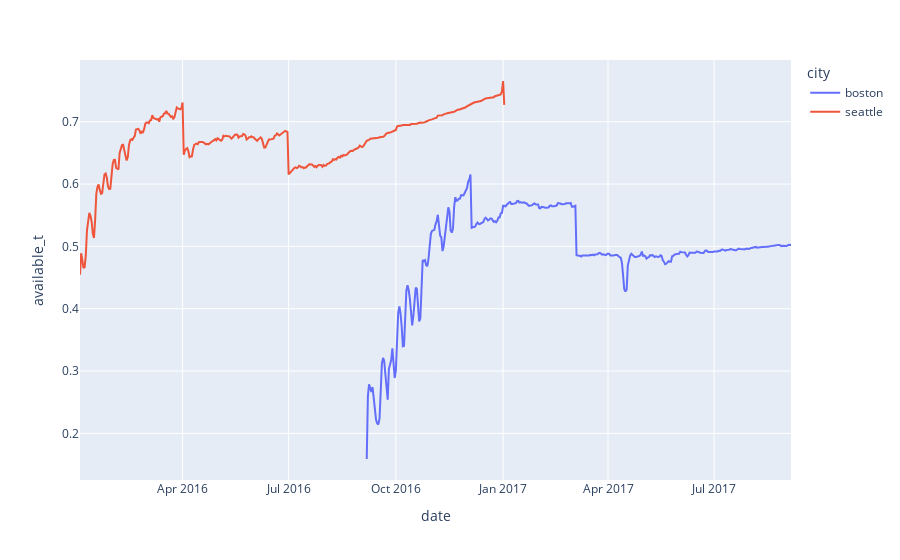

This figure's notebook cell:
### Markdown cell above
### Analyze and Vizualize

### Code cell
# Using Plotly Express, which is an interactive data vizualition tool, we can plot our results
fig = px.line(mean_avail_prices, x=mean_avail_prices.index, y="available_t", color='city')
fig.show()

### Figure 1 — Plotly figure (JSON) as saved in the notebook; plotly's stock layout.template omitted (floating-point values rounded to 4 significant figures; data arrays with more than 128 entries replaced by an {"elided": "..."} marker saying what was removed)
{"data": [{"hovertemplate": "city=boston<br>date=%{x}<br>available_t=%{y}<extra></extra>", "legendgroup": "boston", "line": {"color": "#636efa", "dash": "solid"}, "mode": "lines", "name": "boston", "orientation": "v", "showlegend": true, "type": "scatter", "x": {"elided": "365 str values"}, "xaxis": "x", "y": {"elided": "365 float values"}, "yaxis": "y"}, {"hovertemplate": "city=seattle<br>date=%{x}<br>available_t=%{y}<extra></extra>", "legendgroup": "seattle", "line": {"color": "#EF553B", "dash": "solid"}, "mode": "lines", "name": "seattle", "orientation": "v", "showlegend": true, "type": "scatter", "x": {"elided": "365 str values"}, "xaxis": "x", "y": {"elided": "365 float values"}, "yaxis": "y"}], "layout": {"legend": {"title": {"text": "city"}, "tracegroupgap": 0}, "margin": {"t": 60}, "xaxis": {"anchor": "y", "domain": [0, 1], "title": {"text": "date"}}, "yaxis": {"anchor": "x", "domain": [0, 1], "title": {"text": "available_t"}}}}
